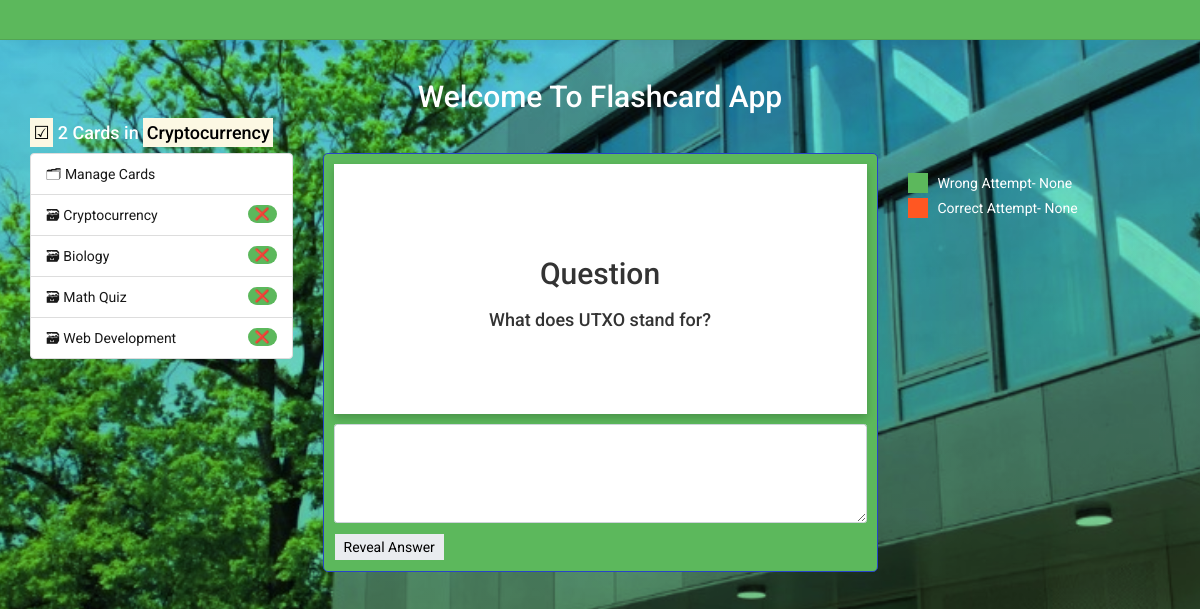
Screenshot of /deck/Cryptocurrency with the database file from the repository.
### cards/models.py (models this page shows, shortened)
class Card(models.Model):
    question = models.TextField()
    answer = models.TextField()
    deck = models.ForeignKey(Deck, on_delete=models.CASCADE)
    box = models.IntegerField(
        choices=zip(BOXES, BOXES),
        default=BOXES[0],
    )
    date_created = models.DateTimeField(auto_now_add=True)

class Deck(models.Model):
    name = models.CharField(max_length=100)
    def __str__(self):
        return self.name

### cards/views.py (the view, shortened to what this page needs)
class BoxView(CardListView):
    template_name = "cards/box.html"
    form_class = CardCheckForm
    def get_queryset(self):
        card_ids = filter_learning_history()
        logger = logging.getLogger(__name__)
        logger.info(f"card_ids: {card_ids}")
        deck = Deck.objects.get(name=self.kwargs["deck"])
        return Card.objects.filter(deck=deck).exclude(id__in=card_ids)
    def get_context_data(self, **kwargs):
        context = super().get_context_data(**kwargs)
        card_list = list(self.get_queryset())
        if self.object_list:
            context["check_card"] = random.choice(self.object_list)
        return context

### cards/templatetags/cards_tags.py (called while the page is built)
@register.inclusion_tag("cards/box_links.html")
@register.inclusion_tag("cards/box_links.html")
def decks_as_links():
    decks = Deck.objects.all()
    return {'decks':decks}

### cards/views.py (called while the page is built)
def filter_learning_history():
    time_threshold = timezone.now() - timedelta(hours=48)
    recent_known_records = LearningHistory.objects.filter(
        queried_at__gte=time_threshold,
        known=True
    )
    card_counts = recent_known_records.values('card').annotate(card_count=Count('card')).filter(card_count__gte=2)
    print( card_counts)
    card_ids = [entry['card'] for entry in card_counts]
    filtered_records = LearningHistory.objects.filter(card__in=card_ids, queried_at__gte=time_threshold, known=True)
    return card_ids

    def get_context_data(self, **kwargs):
        context = super().get_context_data(**kwargs)
        name = self.request.session.get('name')
        wrong = self.request.session.get('wrong')
        correct = self.request.session.get('correct')
        context['name'] = name
        context['wrong'] = wrong
        context['correct'] = correct
        return context

### cards/templates/cards/box.html
{% extends "cards/base.html" %}
{% load humanize %}
{% block content %}
    <h4><mark>&#x2611;</mark> <span class="mywhite"> {{ object_list | length }} Card{{ object_list | pluralize }} in </span><span><mark>{{check_card.deck}}</mark></span></h4>
    {% if check_card %}
        {% include "cards/card.html" with card=check_card %}
    {% else %}
    {% include "cards/card.html" with card=check_card %}
    {% endif %}
{% endblock content %}

### cards/templates/cards/card.html (shortened to what this page needs)
<div class="row">
    <div class="col-md-3">
        {% include "navigation.html" %}
    </div>
    <div class="col-md-6">
       <article>
       <div class="row">
        <div class="col-md-12 center">
            <div class="flip-card">
                <div class="flip-card-inner">
                    <div class="flip-card-front">
                        <h2>
                            {% if card.question %}
                             Question
                             {% else %}
                             No Question Yet
                            {% endif %}
                            </h2>
                        <h4>{{ card.question }}</h4>
                    </div>
                    <div class="flip-card-back">
                        <h2>Reveal Answer</h2>
                        <h4 class="cardanswer">{{ card.answer }}</h4>
                    </div>
                </div>
            </div>
        </div>
       </div>
            {% if check_card %}
                <div class="row">
                    <div class="col-md-12 ">
                        <textarea class="" id="tryanswer" rows="3"></textarea>
                    </div>
                </div>
            <div class="row">
                <div class="col-md-4 ">
                <button type="button" id="revealanswer" class="reaveal">Reveal Answer</button>
            </div>
            <div class="col-md-4">
            </div>
            <div class="col-md-4">
            </div>
            </div>
            {% endif %}
        </article>
    </div>
    <div class="col-md-3">
        <div class="legend">
            <div class="legend-item">
                <span class="color-box1"></span>
                <span class="legend-text mywhite">Wrong Attempt- {{ wrong}}</span>
            </div>
            <div class="legend-item">
                <span class="color-box2"></span>
                <span class="legend-text mywhite">Correct Attempt- {{ correct }}</span>
            </div>
    </div>
</div>

### cards/templates/cards/box_links.html (shortened to what this page needs)
{% load humanize %}
{% for deck in decks %}
<li class="list-group-item d-flex justify-content-between align-items-center">
    <a href="{% url 'deck' deck=deck.name %}">
        🗃 {{ deck  }}
    </a>
    <a class="myBtn badge badge-primary badge-pill" >❌</a>
  </li>
{% endfor %}

### cards/static/css/styles.css (style rules this page uses)
body { position: relative; margin: 0; padding: 0; height: 100vh; display: block; background-image: url('../image/bg1.jpeg'), linear-gradient(to bottom, rgba(0, 255, 234, 0.5), rgba(34, 201, 29, 0.5)); background-size: cover, cover; background-position: center, center; background-blend-mode: multiply; background-repeat: no-repeat; font-family: 'Roboto', sans-serif; background-attachment: fixed; }
.flip-card { background-color: transparent; height: 250px; perspective: 1000px; }
.flip-card-inner { position: relative; width: 100%; height: 100%; text-align: center; transition: transform 0.6s; transform-style: preserve-3d; box-shadow: 0 4px 8px 0 rgba(0,0,0,0.2); }
.flip-card-front, .flip-card-back { position: absolute; width: 100%; height: 100%; backface-visibility: hidden; display: flex; justify-content: center; align-items: center; flex-direction: column; }
.flip-card-front { background-color: #fff; color: linear-gradient(rgb(35, 0, 33,0.5) 50%, rgb(0, 10, 35,0.5) 500%); padding: 8px; font-weight: bold; }
.flip-card-back { background-color: #fff; color: linear-gradient(rgb(35, 0, 33,0.5) 50%, rgb(0, 10, 35,0.5) 500%); transform: rotateY(180deg); font-weight: bold; padding: 8px; }
.reaveal { border: 1px solid var(--primary-color); background-color: #e9ecef; color: black; padding: .5rem .9rem; line-height: normal; text-decoration: none; }
.mywhite { color: white; }
.badge { display: inline-block; min-width: 10px; padding: 3px 7px; font-size: 12px; font-weight: 700; line-height: 1; color: #fff; text-align: center; white-space: nowrap; vertical-align: middle; background-color: var(--primary-color) !important; border-radius: 10px; }
article, fieldset, dialog { border: 1px solid #2644c9; border-radius: 5px; margin-bottom: 1rem; padding: 1rem; background: var(--primary-color) !important; }
.legend { margin-top: 20px; display: flex; flex-direction: column; align-items: flex-start; }
.legend-item { display: flex; align-items: center; margin-bottom: 5px; }
.color-box1 { width: 20px; height: 20px; display: inline-block; margin-right: 10px; background-color: var(--primary-color) }
.color-box2 { width: 20px; height: 20px; display: inline-block; margin-right: 10px; background-color: var(--accent-color) }
.legend-text { font-size: 14px; }

### cards/templates/cards/base.html (style rules this page uses)
:root { --primary-color: #5cb85c;; --secondary-color: #495057; --accent-color: #FF5722; }
a,a:visited { color: white; }
.list-group-item a { color: #181818; }
textarea { width: 100%; height: 99px; margin: auto; margin-top: 10px; margin-bottom: 10px; display: block; padding: .375rem .75rem; font-size: 1.5rem; line-height: 1.5; color: #495057; background-color: #fff; background-clip: padding-box; border: 1px solid #ced4da; border-radius: .25rem; transition: border-color .15s ease-in-out, box-shadow .15s ease-in-out; }
article { z-index: 1 }

### rows the page displays
Card: deck "Cryptocurrency", question "What does UTXO stand for?"
Deck: name "Cryptocurrency"
Deck: name "Biology"
Deck: name "Math Quiz"
Deck: name "Web Development"

### other values shown
{{ object_list | length }} "2"
{{ object_list | pluralize }} "s"
{{ wrong }} "None"
{{ correct }} "None"
